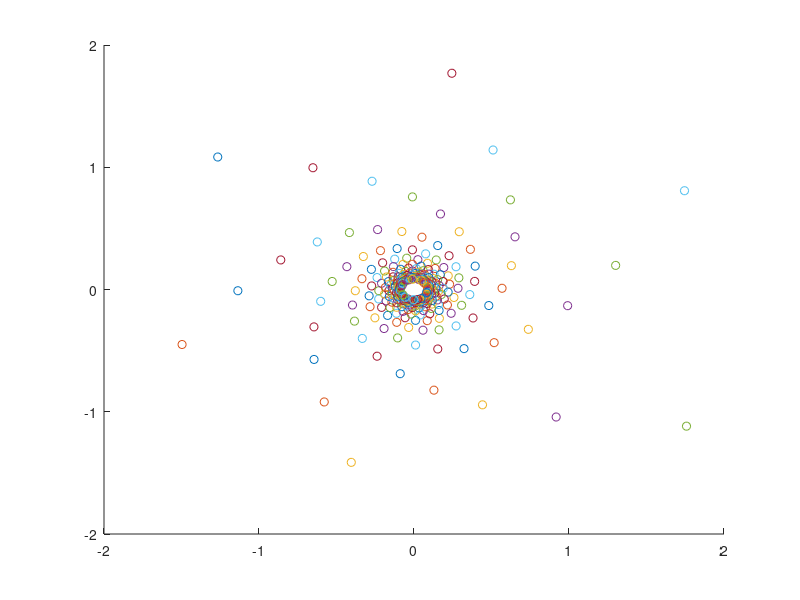

MATLAB code for this plot:
clear all;
close all;
clc;

n = 300;
for i=1:n
    x=25/i*cos(i);
    y=25/i*sin(i);
    scatter(x,y)
    hold on
    axis([-2 2 -2 2])
    pause(.001)
end